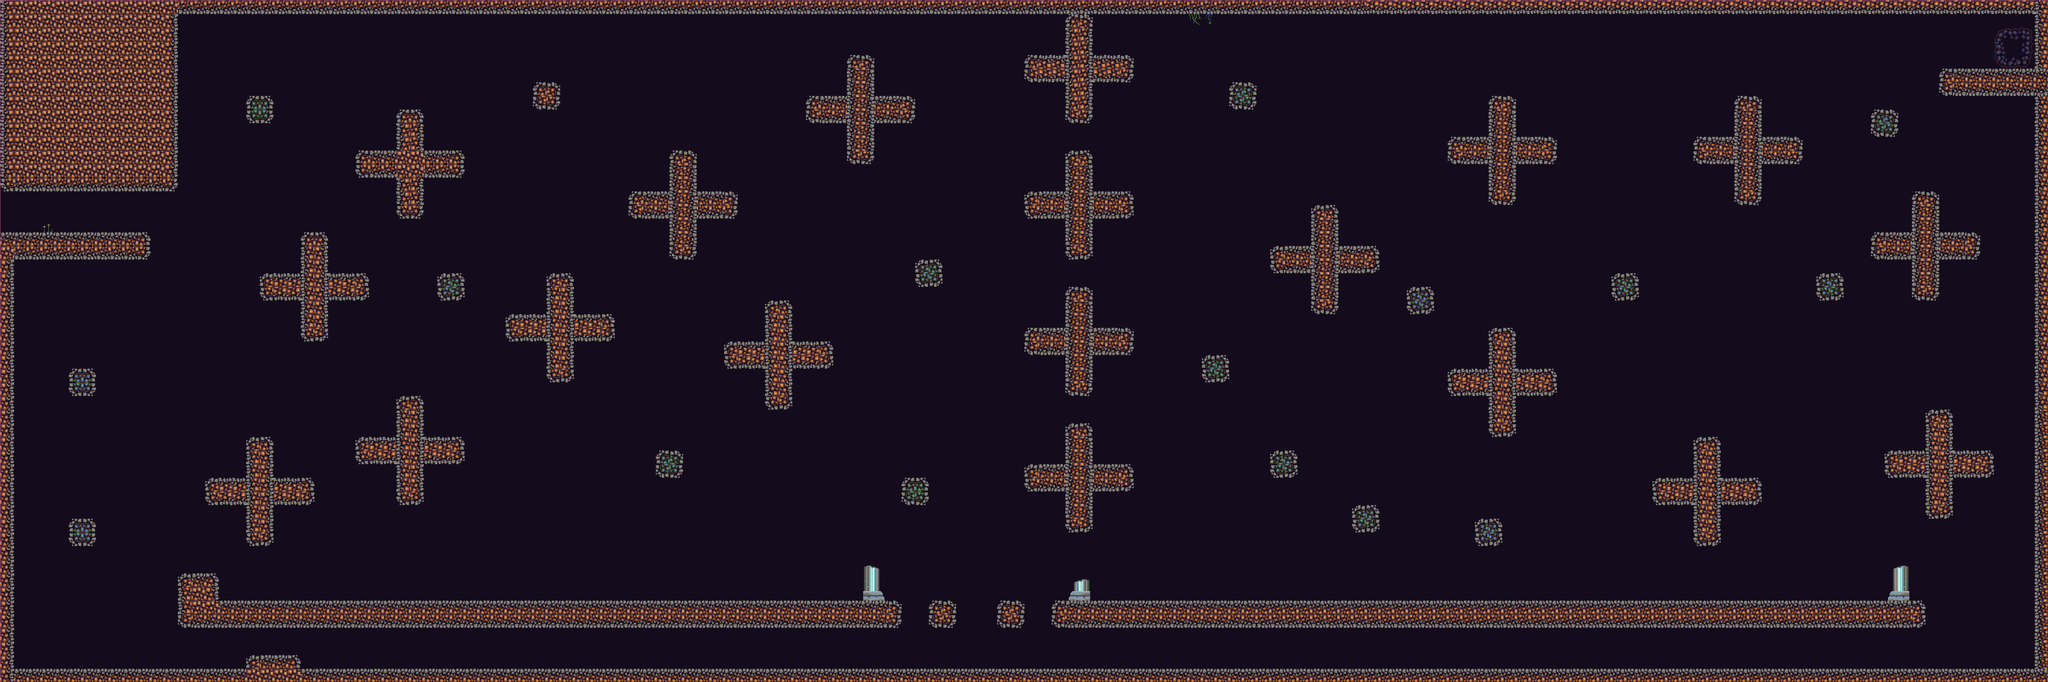

Below is a game level as drawn by its tile map, then a one-line description and the .tmx that defines it (tile-layer data replaced by summaries):
An orthogonal 150x50 tile map with 32x32 px tiles, 1 tile layer (Слой тайлов 1), 2 tilesets and 120 objects (72x solid, 19x trap, 17x easyEnemy, 10x flyEnemy, player, ...).

<map version="1.0" orientation="orthogonal" renderorder="right-down" width="150" height="50" tilewidth="32" tileheight="32" backgroundcolor="#aa557f" nextobjectid="177">
 <tileset firstgid="1" name="tiles" tilewidth="32" tileheight="32" tilecount="300" columns="20">
  <image source="images/tileslarge.png" width="640" height="480" />
 </tileset>
 <tileset firstgid="301" name="tileslarge" tilewidth="32" tileheight="32" tilecount="300" columns="20">
  <image source="images/tileslarge.png" width="640" height="480" />
 </tileset>
 <layer name="Слой тайлов 1" width="150" height="50" offsetx="1" offsety="1">
  <data>[7500 cells, 7500 non-empty, 58 distinct tile ids]</data>
 </layer>
 <objectgroup name="collision">
  <object id="13" name="player" x="81" y="478" width="47" height="49" />
  <object id="15" name="easyEnemy" x="2698" y="1538" width="60" height="38" />
  <object id="16" name="easyEnemy" x="769" y="1538" width="58" height="41" />
  <object id="19" name="flyEnemy" x="1798" y="377" width="67" height="78" />
  <object id="20" name="flyEnemy" x="2107" y="880" width="64" height="46" />
  <object id="21" name="solid" x="-8" y="542" width="206" height="69" />
  <object id="24" name="solid" x="0" y="4" width="411" height="446" />
  <object id="25" name="solid" x="271" y="0" width="4531" height="32" />
  <object id="34" name="solid" x="579.5" y="226.5" width="58.5" height="62.5" />
  <object id="35" name="solid" x="931" y="259.5" width="58.5" height="251.5" />
  <object id="36" name="solid" x="834.5" y="353.5" width="249.5" height="63.5" />
  <object id="39" name="solid" x="162" y="866" width="63" height="65" />
  <object id="43" name="solid" x="0" y="439" width="34" height="1132" />
  <object id="45" name="flyEnemy" x="1013" y="89" width="77" height="63" />
  <object id="49" name="exit" x="4690" y="63" width="68" height="93" />
  <object id="50" name="easyEnemy" x="69" y="1539" width="53" height="33" />
  <object id="54" name="easyEnemy" x="1172" y="1534.5" width="58" height="41" />
  <object id="69" name="solid" x="1027.75" y="639.75" width="58.5" height="62.5" />
  <object id="70" name="solid" x="162.75" y="1216.75" width="58.5" height="62.5" />
  <object id="71" name="solid" x="1540.75" y="1058.75" width="58.5" height="62.5" />
  <object id="72" name="solid" x="2115.75" y="1121.75" width="58.5" height="62.5" />
  <object id="73" name="solid" x="2180.75" y="1411.75" width="58.5" height="62.5" />
  <object id="74" name="solid" x="2338.75" y="1410.75" width="58.5" height="62.5" />
  <object id="75" name="solid" x="3458.75" y="1217.75" width="58.5" height="62.5" />
  <object id="76" name="solid" x="3172.75" y="1186.75" width="58.5" height="62.5" />
  <object id="77" name="solid" x="2979.75" y="1059.75" width="58.5" height="62.5" />
  <object id="78" name="solid" x="4261.75" y="638.75" width="58.5" height="62.5" />
  <object id="79" name="solid" x="3778.75" y="641.75" width="58.5" height="62.5" />
  <object id="80" name="solid" x="3300.75" y="673.75" width="58.5" height="62.5" />
  <object id="81" name="solid" x="2820.75" y="831.75" width="58.5" height="62.5" />
  <object id="82" name="solid" x="2881.75" y="193.75" width="58.5" height="62.5" />
  <object id="83" name="solid" x="4387.75" y="257.75" width="58.5" height="62.5" />
  <object id="84" name="solid" x="2145.75" y="611.75" width="58.5" height="62.5" />
  <object id="85" name="solid" x="1250.75" y="194.75" width="58.5" height="62.5" />
  <object id="86" name="solid" x="706.75" y="547.25" width="58.5" height="251.5" />
  <object id="87" name="solid" x="610.25" y="641.25" width="249.5" height="63.5" />
  <object id="88" name="solid" x="1571.75" y="356.25" width="58.5" height="251.5" />
  <object id="89" name="solid" x="1475.25" y="450.25" width="249.5" height="63.5" />
  <object id="90" name="solid" x="1283.75" y="642.25" width="58.5" height="251.5" />
  <object id="91" name="solid" x="1187.25" y="736.25" width="249.5" height="63.5" />
  <object id="92" name="solid" x="933.75" y="933.25" width="58.5" height="251.5" />
  <object id="93" name="solid" x="837.25" y="1027.25" width="249.5" height="63.5" />
  <object id="94" name="solid" x="579.75" y="1026.25" width="58.5" height="251.5" />
  <object id="95" name="solid" x="483.25" y="1120.25" width="249.5" height="63.5" />
  <object id="96" name="solid" x="2499.75" y="995.25" width="58.5" height="251.5" />
  <object id="97" name="solid" x="2403.25" y="1089.25" width="249.5" height="63.5" />
  <object id="98" name="solid" x="2500.75" y="675.25" width="58.5" height="251.5" />
  <object id="99" name="solid" x="2404.25" y="769.25" width="249.5" height="63.5" />
  <object id="100" name="solid" x="2499.75" y="358.25" width="58.5" height="251.5" />
  <object id="101" name="solid" x="2403.25" y="452.25" width="249.5" height="63.5" />
  <object id="102" name="solid" x="2498.75" y="36.25" width="58.5" height="251.5" />
  <object id="103" name="solid" x="2402.25" y="130.25" width="249.5" height="63.5" />
  <object id="104" name="solid" x="3074.75" y="484.25" width="58.5" height="251.5" />
  <object id="105" name="solid" x="2978.25" y="578.25" width="249.5" height="63.5" />
  <object id="106" name="solid" x="3491.75" y="226.25" width="58.5" height="251.5" />
  <object id="107" name="solid" x="3395.25" y="320.25" width="249.5" height="63.5" />
  <object id="108" name="solid" x="4068.75" y="229.25" width="58.5" height="251.5" />
  <object id="109" name="solid" x="3972.25" y="323.25" width="249.5" height="63.5" />
  <object id="110" name="solid" x="4484.75" y="452.25" width="58.5" height="251.5" />
  <object id="111" name="solid" x="4388.25" y="546.25" width="249.5" height="63.5" />
  <object id="112" name="solid" x="4515.75" y="965.25" width="58.5" height="251.5" />
  <object id="113" name="solid" x="4419.25" y="1059.25" width="249.5" height="63.5" />
  <object id="114" name="solid" x="3973.75" y="1030.25" width="58.5" height="251.5" />
  <object id="115" name="solid" x="3877.25" y="1124.25" width="249.5" height="63.5" />
  <object id="116" name="solid" x="3493.75" y="772.25" width="58.5" height="251.5" />
  <object id="117" name="solid" x="3397.25" y="866.25" width="249.5" height="63.5" />
  <object id="118" name="solid" x="1987.75" y="134.25" width="58.5" height="251.5" />
  <object id="119" name="solid" x="1891.25" y="228.25" width="249.5" height="63.5" />
  <object id="120" name="solid" x="4772" y="37" width="31" height="1569" />
  <object id="124" name="solid" x="70" y="1571" width="4806" height="32" />
  <object id="125" name="solid" x="574.75" y="1540.75" width="128.25" height="62.5" />
  <object id="127" name="solid" x="418" y="1407" width="1691" height="65" />
  <object id="128" name="solid" x="2464.5" y="1408.5" width="2042.5" height="65" />
  <object id="129" name="solid" x="4431" y="1327" width="42" height="79" />
  <object id="130" name="solid" x="2513" y="1360" width="42" height="48.5" />
  <object id="131" name="solid" x="2023" y="1327.5" width="42" height="79" />
  <object id="132" name="solid" x="420" y="1347.5" width="90" height="79" />
  <object id="133" name="solid" x="1795.75" y="706.25" width="58.5" height="251.5" />
  <object id="134" name="solid" x="1699.25" y="800.25" width="249.5" height="63.5" />
  <object id="135" name="easyEnemy" x="1502" y="1535.5" width="58" height="41" />
  <object id="136" name="easyEnemy" x="1898" y="1533.5" width="58" height="41" />
  <object id="137" name="easyEnemy" x="2250" y="1533.5" width="58" height="41" />
  <object id="138" name="easyEnemy" x="3069" y="1535.5" width="58" height="41" />
  <object id="139" name="easyEnemy" x="3547" y="1533.5" width="58" height="41" />
  <object id="140" name="easyEnemy" x="4027" y="1533.5" width="58" height="41" />
  <object id="141" name="easyEnemy" x="4465" y="1531.5" width="58" height="41" />
  </objectgroup>
</map>
<!-- 34 of 120 objects omitted -->
